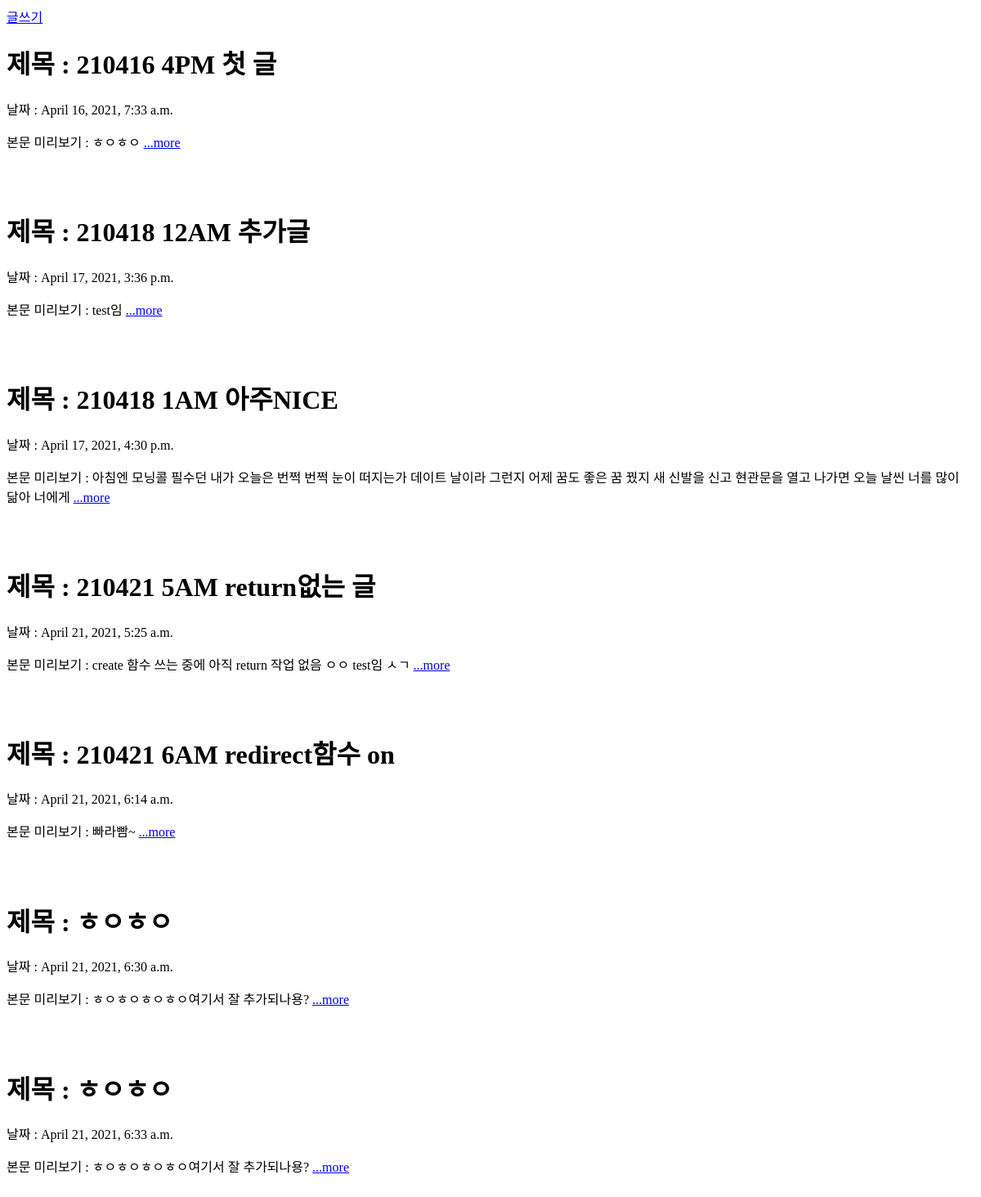
Before: / with the older database file.
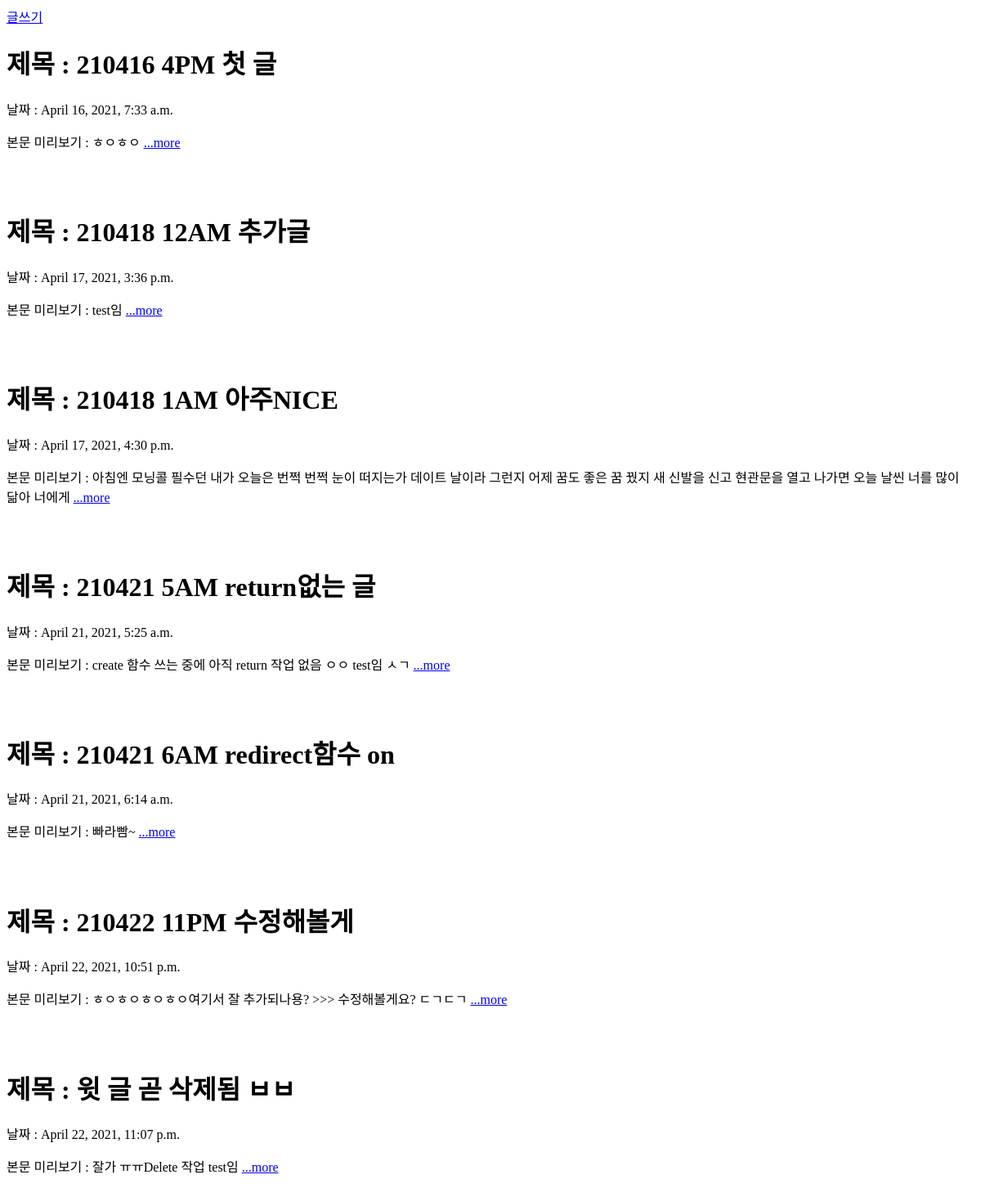
After: the same page with the newer database file.
### blog/models.py (models this page shows)
class Blog(models.Model) :
    title = models.CharField(max_length=200)
    pub_date = models.DateTimeField('date published')
    body = models.TextField()
    def __str__(self) :
        return self.title
    def summary(self) :
        return self.body[:100] # 100 글자 제한으로 return해라

### blog/views.py (the view)
# urls.py: 2. Add a URL to urlpatterns:  path('', views.home, name='home')
def home(request) :
    blogs = Blog.objects # 클래스.objects : model로부터 객체 목록(Queryset)을 전달받음
    return render(request, 'home.html', {'blogs' : blogs})

### blog/templates/home.html (shortened to what this page needs)
<footer>
    <a href="{% url 'new' %}">글쓰기</a>
</footer>
{% for blog in blogs.all %}
    <h1> 제목 : {{blog.title}} </h1>
    <p> 날짜 : {{blog.pub_date}} </p>
    <p> 본문 미리보기 : {{blog.summary}} <a href="{% url 'detail' blog.id %}" >...more</a>  </p>
{% endfor %}

Changed rows visible on the page:
removed Blog: title "ㅎㅇㅎㅇ", pub_date "April 21, 2021, 6:30 a.m.", summary "ㅎㅇㅎㅇㅎㅇㅎㅇ여기서 잘 추가되나용?"
changed Blog: title "ㅎㅇㅎㅇ" → "210422 11PM 수정해볼게"; pub_date "April 21, 2021, 6:33 a.m." → "April 22, 2021, 10:51 p.m."; summary "ㅎㅇㅎㅇㅎㅇㅎㅇ여기서 잘 추가되나용?" → "ㅎㅇㅎㅇㅎㅇㅎㅇ여기서 잘 추가되나용? >>> 수정해볼게요? ㄷㄱㄷㄱ"
added Blog: title "윗 글 곧 삭제됨 ㅂㅂ", pub_date "April 22, 2021, 11:07 p.m.", summary "잘가 ㅠㅠDelete 작업 test임"
